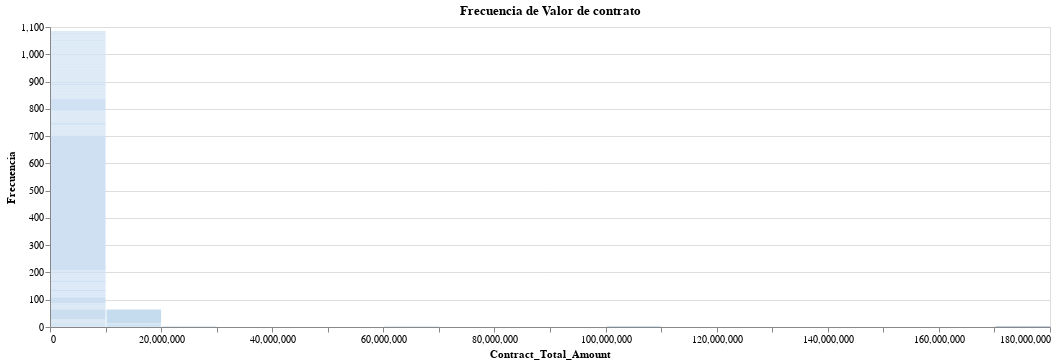

This figure's notebook cell:
### Code cell
source_contract = pd.DataFrame(df.Contract_Total_Amount.value_counts()).reset_index().rename(columns={"index":"Contract_Total_Amount", "Contract_Total_Amount":"Frequency"})

# # Histograma de valor de contratos
alt.Chart(source_contract).mark_bar().encode(
    alt.X('Contract_Total_Amount',bin=alt.Bin(maxbins=30), title="Contract_Total_Amount"),
    alt.Y('Frequency', title="Frecuencia"),
    alt.Color('Contract_Total_Amount', legend=None),
    tooltip=['Contract_Total_Amount', 'Frequency']
).properties(title="Frecuencia de Valor de contrato",width=1000)

### Figure 1 — Vega-Lite specification as saved in the notebook (floating-point values rounded to 4 significant figures; data arrays with more than 128 entries replaced by an {"elided": "..."} marker saying what was removed)
{"config": {"view": {"continuousWidth": 300, "continuousHeight": 300}}, "data": {"name": "data-28adcb1965bf4e383c49d88a99dc77ec"}, "mark": {"type": "bar"}, "encoding": {"color": {"field": "Contract_Total_Amount", "legend": null, "type": "quantitative"}, "tooltip": [{"field": "Contract_Total_Amount", "type": "quantitative"}, {"field": "Frequency", "type": "quantitative"}], "x": {"bin": {"maxbins": 30}, "field": "Contract_Total_Amount", "title": "Contract_Total_Amount", "type": "quantitative"}, "y": {"field": "Frequency", "title": "Frecuencia", "type": "quantitative"}}, "title": "Frecuencia de Valor de contrato", "width": 1000, "$schema": "https://vega.github.io/schema/vega-lite/v5.14.1.json", "datasets": {"data-28adcb1965bf4e383c49d88a99dc77ec": {"elided": "488 records"}}}
